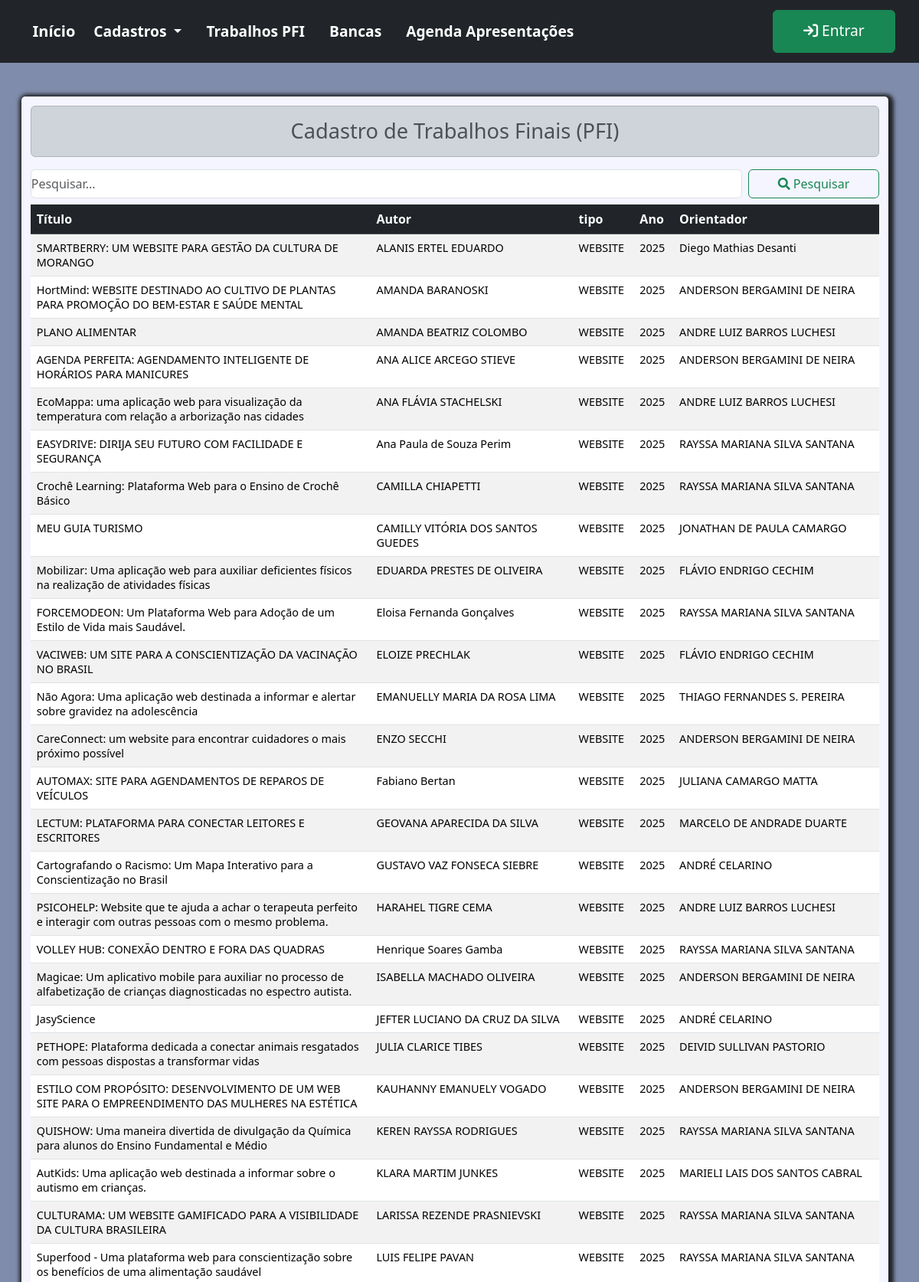
Screenshot of /trabalhos/listar/ (upper part) with the database file from the repository.
### pfi/models.py (models this page shows, shortened)
class Trabalho_Final(models.Model):
    class Meta:
        verbose_name = 'Projeto Final Interdisciplinar (PFI)'
        verbose_name_plural = 'Projetos Finais Interdisciplinares'
    titulo = models.CharField(max_length=250, null=False, blank=False)
    resumo = models.TextField()
    tipo = models.CharField(max_length=150, null=True, blank=True)
    ano = models.IntegerField(
        validators=[MinValueValidator(2010), MaxValueValidator(datetime.date.today().year)])  # ano atual
    autor = models.ForeignKey(Aluno, on_delete=models.RESTRICT, blank=False, null=False)
    orientador = models.ForeignKey(Docente, on_delete=models.RESTRICT, blank=False, null=False)
    coorientador = models.ForeignKey(Avaliador, related_name='Coorientador', on_delete=models.RESTRICT, blank=True, null=True)
    url = models.URLField(max_length=250, null=True, blank=True, verbose_name='URL')

class Aluno(models.Model):
    ativo = models.BooleanField(default=True)
    nome = models.CharField(max_length=150, null=False, blank=False)
    email = models.EmailField(max_length=50, null=True, blank=True)
    ano_ingresso = models.IntegerField(
        validators=[MinValueValidator(2010), MaxValueValidator(datetime.date.today().year)])  # ano atual
    turma = models.ForeignKey(Turma, on_delete=models.RESTRICT, blank=True, null=True)

class Avaliador(User):
    nome = models.CharField(max_length=150, null=False, blank=False)
    telefone = models.CharField(verbose_name='Telefone', max_length=15, null=True, blank=True, help_text= 'Informe um telefone ou celular para contato')
    servidor_ifpr = models.BooleanField(verbose_name='Servidor do IFPR', default=True, help_text= 'Marque essa opção caso seja Servidor do IFPR')

### pfi/views.py (the view)
# urls.py: path('trabalhos/listar/', views.ListTrabalhos.as_view(), name='trabalhos'),
class ListTrabalhos(ListView):
    template_name = 'trabalho_final_list.html'
    model = Trabalho_Final
    queryset = Trabalho_Final.objects.all().order_by('ano', Lower('autor__nome'))
    context_object_name = 'trabalhos'
    extra_context = {'form_titulo': 'Cadastro de Trabalhos Finais (PFI)'}
    def get_queryset(self):
        filter_val = self.request.GET.get('pesquisar', '')
        return Trabalho_Final.objects.filter(Q(titulo__contains=filter_val) | Q(autor__nome__contains=filter_val) | Q(orientador__nome__icontains=filter_val)).order_by('ano',  Lower('autor__nome'))

### pfi/templates/trabalho_final_list.html (shortened to what this page needs)
{% extends 'page.html' %}
{% block conteudo %}
<div class="content container">
    <h2 class="text-center alert alert-dark">
        {{form_titulo}}
    </h2>
    <div class="row">
        <div class="d-flex " style="width: 100% !important; ">
            <form class="d-flex p-0 m-0 w-100"   role="search">
                <input class="form-control me-2 p-0 m-0"   type="search" placeholder="Pesquisar..." name="pesquisar" aria-label="Search"/>
                <button class="btn btn-outline-success  " style="width: 200px !important; " type="submit"><i class="fa fa-search"></i> Pesquisar </button>
            </form>
        </div>
        <div class="col-md-12 mt-2 table-responsive" >
            <table class="table table-hover table-striped">
                <thead class='table-dark'>
                    <tr>
                        <th style="max-width: 420px">Título</th>
                        <th style="max-width: 250px">Autor</th>
                        <th>tipo</th>
                        <th>Ano</th>
                        <th>Orientador</th>
                    </tr>
                </thead>
                <tbody class='bg-light'>
                    {% for trabalho in trabalhos %}
                    <tr>
                        <td style="max-width: 420px">{{trabalho.titulo}}</td>
                        <td style="max-width: 250px">{{trabalho.autor.nome}}</td>
                        <td>{{trabalho.tipo}}</td>
                        <td>{{trabalho.ano}}</td>
                        <td>{{trabalho.orientador.nome}}</td>
                    </tr>
                    {%empty%}
                    <p>Nenhum trabalho cadastrado!</p>
                    {% endfor %}
                </tbody>
            </table>
        </div>
    </div>
</div>
{% endblock conteudo %}

### pfi/static/estilo.css (style rules this page uses)
*, *:after, *:before { margin: 0; padding: 0; box-sizing: border-box; text-decoration: none; }
:root { --spacing: 1.5rem; --clr-white: rgb(245, 245, 255); }
body { background: #808cab; }
h2 { font-size: 1.7rem; }
.content { max-width: 95%; margin: 2%; padding: 1%; background: var(--clr-white); box-shadow: 2px 2px 5px 5px; border-radius: 5px; }
.table { font-size: 1rem; }
.table td { font-size: 0.9rem; }
input { margin: 6px; }

### rows the page displays
Trabalho_Final: titulo "SMARTBERRY: UM WEBSITE PARA GESTÃO DA CULTURA DE MORANGO", autor.nome "ALANIS ERTEL EDUARDO", tipo "WEBSITE", ano "2025", orientador.nome "Diego Mathias Desanti"
Trabalho_Final: titulo "HortMind: WEBSITE DESTINADO AO CULTIVO DE PLANTAS PARA PROMOÇÃO DO BEM-ESTAR E SAÚDE MENTAL", autor.nome "AMANDA BARANOSKI", tipo "WEBSITE", ano "2025", orientador.nome "ANDERSON BERGAMINI DE NEIRA"
Trabalho_Final: titulo "PLANO ALIMENTAR", autor.nome "AMANDA BEATRIZ COLOMBO", tipo "WEBSITE", ano "2025", orientador.nome "ANDRE LUIZ BARROS LUCHESI"
Trabalho_Final: titulo "AGENDA PERFEITA: AGENDAMENTO INTELIGENTE DE HORÁRIOS PARA MANICURES", autor.nome "ANA ALICE ARCEGO STIEVE", tipo "WEBSITE", ano "2025", orientador.nome "ANDERSON BERGAMINI DE NEIRA"
Trabalho_Final: titulo "EcoMappa: uma aplicação web para visualização da temperatura com relação a arborização nas cidades", autor.nome "ANA FLÁVIA STACHELSKI", tipo "WEBSITE", ano "2025", orientador.nome "ANDRE LUIZ BARROS LUCHESI"
Trabalho_Final: titulo "EASYDRIVE: DIRIJA SEU FUTURO COM FACILIDADE E SEGURANÇA", autor.nome "Ana Paula de Souza Perim", tipo "WEBSITE", ano "2025", orientador.nome "RAYSSA MARIANA SILVA SANTANA"
Trabalho_Final: titulo "Crochê Learning: Plataforma Web para o Ensino de Crochê Básico", autor.nome "CAMILLA CHIAPETTI", tipo "WEBSITE", ano "2025", orientador.nome "RAYSSA MARIANA SILVA SANTANA"
Trabalho_Final: titulo "MEU GUIA TURISMO", autor.nome "CAMILLY VITÓRIA DOS SANTOS GUEDES", tipo "WEBSITE", ano "2025", orientador.nome "JONATHAN DE PAULA CAMARGO"
Trabalho_Final: titulo "Mobilizar: Uma aplicação web para auxiliar deficientes físicos na realização de atividades físicas", autor.nome "EDUARDA PRESTES DE OLIVEIRA", tipo "WEBSITE", ano "2025", orientador.nome "FLÁVIO ENDRIGO CECHIM"
Trabalho_Final: titulo "FORCEMODEON: Um Plataforma Web para Adoção de um Estilo de Vida mais Saudável.", autor.nome "Eloisa Fernanda Gonçalves", tipo "WEBSITE", ano "2025", orientador.nome "RAYSSA MARIANA SILVA SANTANA"
Trabalho_Final: titulo "VACIWEB: UM SITE PARA A CONSCIENTIZAÇÃO DA VACINAÇÃO NO BRASIL", autor.nome "ELOIZE PRECHLAK", tipo "WEBSITE", ano "2025", orientador.nome "FLÁVIO ENDRIGO CECHIM"
Trabalho_Final: titulo "Não Agora: Uma aplicação web destinada a informar e alertar sobre gravidez na adolescência", autor.nome "EMANUELLY MARIA DA ROSA LIMA", tipo "WEBSITE", ano "2025", orientador.nome "THIAGO FERNANDES S. PEREIRA"
Trabalho_Final: titulo "CareConnect: um website para encontrar cuidadores o mais próximo possível", autor.nome "ENZO SECCHI", tipo "WEBSITE", ano "2025", orientador.nome "ANDERSON BERGAMINI DE NEIRA"
Trabalho_Final: titulo "AUTOMAX: SITE PARA AGENDAMENTOS DE REPAROS DE VEÍCULOS", autor.nome "Fabiano Bertan", tipo "WEBSITE", ano "2025", orientador.nome "JULIANA CAMARGO MATTA"
Trabalho_Final: titulo "LECTUM: PLATAFORMA PARA CONECTAR LEITORES E ESCRITORES", autor.nome "GEOVANA APARECIDA DA SILVA", tipo "WEBSITE", ano "2025", orientador.nome "MARCELO DE ANDRADE DUARTE"
Trabalho_Final: titulo "Cartografando o Racismo: Um Mapa Interativo para a Conscientização no Brasil", autor.nome "GUSTAVO VAZ FONSECA SIEBRE", tipo "WEBSITE", ano "2025", orientador.nome "ANDRÉ CELARINO"
Trabalho_Final: titulo "PSICOHELP: Website que te ajuda a achar o terapeuta perfeito e interagir com outras pessoas com o mesmo problema.", autor.nome "HARAHEL TIGRE CEMA", tipo "WEBSITE", ano "2025", orientador.nome "ANDRE LUIZ BARROS LUCHESI"
Trabalho_Final: titulo "VOLLEY HUB: CONEXÃO DENTRO E FORA DAS QUADRAS", autor.nome "Henrique Soares Gamba", tipo "WEBSITE", ano "2025", orientador.nome "RAYSSA MARIANA SILVA SANTANA"
Trabalho_Final: titulo "Magicae: Um aplicativo mobile para auxiliar no processo de alfabetização de crianças diagnosticadas no espectro autista.", autor.nome "ISABELLA MACHADO OLIVEIRA", tipo "WEBSITE", ano "2025", orientador.nome "ANDERSON BERGAMINI DE NEIRA"
Trabalho_Final: titulo "JasyScience", autor.nome "JEFTER LUCIANO DA CRUZ DA SILVA", tipo "WEBSITE", ano "2025", orientador.nome "ANDRÉ CELARINO"
Trabalho_Final: titulo "PETHOPE: Plataforma dedicada a conectar animais resgatados com pessoas dispostas a transformar vidas", autor.nome "JULIA CLARICE TIBES", tipo "WEBSITE", ano "2025", orientador.nome "DEIVID SULLIVAN PASTORIO"
Trabalho_Final: titulo "ESTILO COM PROPÓSITO: DESENVOLVIMENTO DE UM WEB SITE PARA O EMPREENDIMENTO DAS MULHERES NA ESTÉTICA", autor.nome "KAUHANNY EMANUELY VOGADO", tipo "WEBSITE", ano "2025", orientador.nome "ANDERSON BERGAMINI DE NEIRA"
Trabalho_Final: titulo "QUISHOW: Uma maneira divertida de divulgação da Química para alunos do Ensino Fundamental e Médio", autor.nome "KEREN RAYSSA RODRIGUES", tipo "WEBSITE", ano "2025", orientador.nome "RAYSSA MARIANA SILVA SANTANA"
Trabalho_Final: titulo "AutKids: Uma aplicação web destinada a informar sobre o autismo em crianças.", autor.nome "KLARA MARTIM JUNKES", tipo "WEBSITE", ano "2025", orientador.nome "MARIELI LAIS DOS SANTOS CABRAL"
Trabalho_Final: titulo "CULTURAMA: UM WEBSITE GAMIFICADO PARA A VISIBILIDADE DA CULTURA BRASILEIRA", autor.nome "LARISSA REZENDE PRASNIEVSKI", tipo "WEBSITE", ano "2025", orientador.nome "RAYSSA MARIANA SILVA SANTANA"
Trabalho_Final: titulo "Superfood - Uma plataforma web para conscientização sobre os benefícios de uma alimentação saudável", autor.nome "LUIS FELIPE PAVAN", tipo "WEBSITE", ano "2025", orientador.nome "RAYSSA MARIANA SILVA SANTANA"
